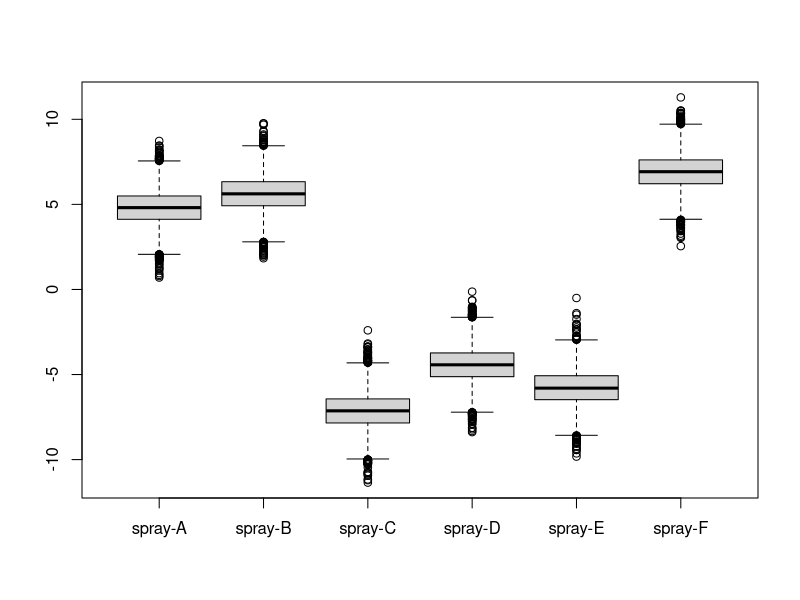

Write R code to recreate this figure.
## ---- chunk 1
knitr::opts_chunk$set(echo = TRUE)
## ---- chunk 2
sprays<-InsectSprays
## ---- chunk 3
insect.results<-aov(count~spray,data=sprays)
summary(insect.results)
## ---- chunk 4
#install.packages("BayesFactor")
library(BayesFactor)
sprays.bayes<-anovaBF(count~spray, data=sprays)
sprays.bayes.mcmc<-posterior(sprays.bayes, iterations=10000)
boxplot(as.matrix(sprays.bayes.mcmc[,2:7]))
summary(sprays.bayes.mcmc)
sprays.bayes
